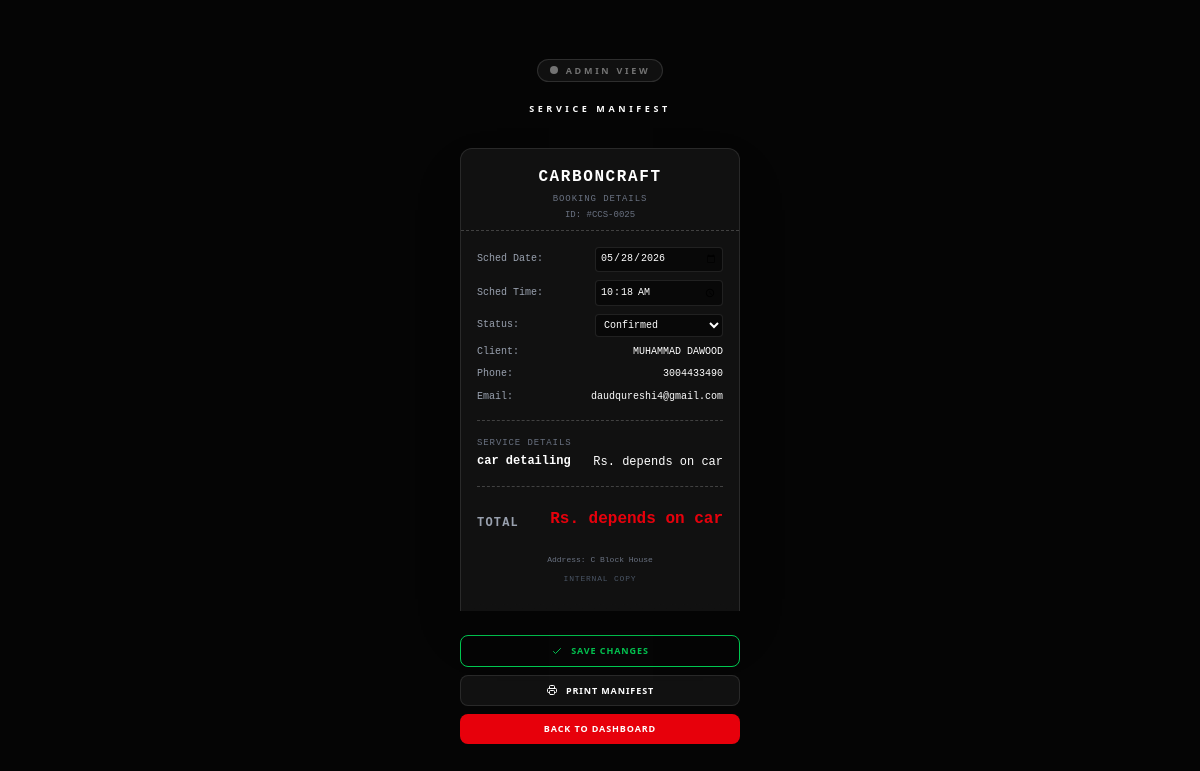
The app's page /adminstudio/booking/25/ (signed in), older data.
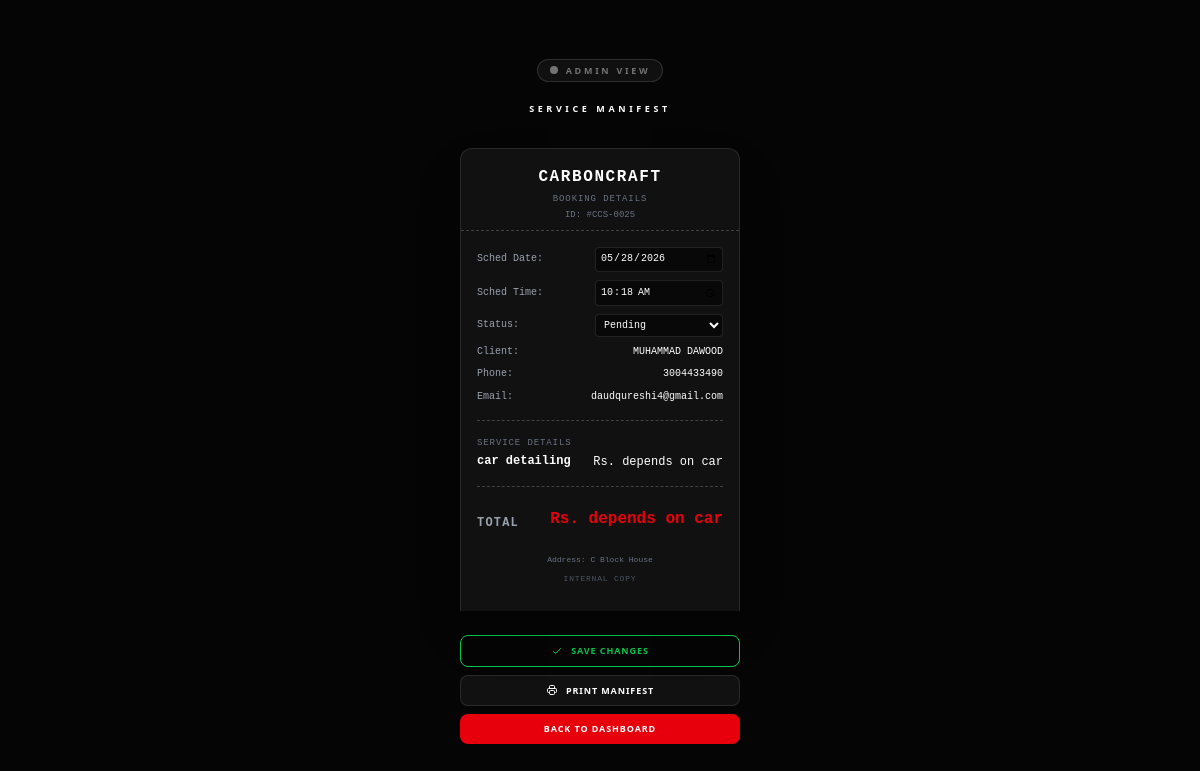
The same page, newer data.
### django_apps/services/models.py (models this page shows, shortened)
class ServiceBooking(models.Model):
    service = models.ForeignKey(Service, on_delete=models.CASCADE, related_name='bookings')
    first_name = models.CharField(max_length=100)
    last_name = models.CharField(max_length=100)
    email = models.EmailField()
    phone = models.CharField(max_length=20)
    booking_date = models.DateField()
    booking_time = models.TimeField()
    address = models.TextField()
    notes = models.TextField(blank=True, null=True)
    STATUS_CHOICES = [
        ('pending', 'Pending'),
        ('confirmed', 'Confirmed'),
        ('completed', 'Completed'),
        ('cancelled', 'Cancelled'),
    ]
    status = models.CharField(max_length=20, choices=STATUS_CHOICES, default='pending')
    created_at = models.DateTimeField(default=timezone.now)

class Service(models.Model):
    service_name = models.CharField(max_length=200)
    description = models.TextField()
    price = models.TextField(max_length = 250)
    is_available = models.BooleanField(default=True)

### django_apps/dashboard/views.py (the view, shortened to what this page needs)
# urls.py: path('booking/<int:pk>/', views.booking_detail_view, name='booking_detail'),
@user_passes_test(lambda u: u.is_staff, login_url='home')
def booking_detail_view(request, pk):
    booking = get_object_or_404(ServiceBooking, pk=pk)
    return render(request, 'booking_det.html', {'booking': booking})

### django_apps/dashboard/templates/booking_det.html (shortened to what the changed rows need)
{% extends "base1.html" %}
{% block content %}
{% load static tailwind_tags %}
{% load static %}
<section class="min-h-screen bg-[#050505] py-8 px-4 flex flex-col items-center justify-center font-sans">
    <div class="max-w-[280px] w-full">
        <div class="text-center mb-8 space-y-3">
            <h2 class="text-[9px] uppercase tracking-[0.4em] font-black text-white mt-2">Service Manifest</h2>
        </div>
        <form method="POST" class="relative bg-[#111] border-x border-t border-white/10 shadow-2xl font-mono text-sm mx-auto" style="border-radius: 12px 12px 0 0;">
            <div class="p-4 pb-2 text-center border-b border-dashed border-white/20">
                <h3 class="text-base font-black text-white uppercase tracking-widest">CarbonCraft</h3>
                <p class="text-[9px] text-gray-500 uppercase tracking-widest mt-1">Booking Details</p>
                <p class="text-[9px] text-gray-500 mt-1">ID: #CCS-{{ booking.id|stringformat:"04d" }}</p>
            </div>
            <div class="p-4 space-y-4">
                <div class="space-y-2 border-b border-dashed border-white/20 pb-4">
                    <div class="flex justify-between items-center text-[10px] text-gray-400 mb-2">
                        <span>Sched Date:</span>
                        <input type="date" name="booking_date" value="{{ booking.booking_date|date:'Y-m-d' }}" class="bg-black/50 border border-white/10 text-white text-[10px] p-1 rounded w-32 text-right">
                    </div>
                    <div class="flex justify-between items-center text-[10px] text-gray-400 mb-2">
                        <span>Sched Time:</span>
                        <input type="time" name="booking_time" value="{{ booking.booking_time|time:'H:i' }}" class="bg-black/50 border border-white/10 text-white text-[10px] p-1 rounded w-32 text-right">
                    </div>
                    <div class="flex justify-between items-center text-[10px] text-gray-400 mb-2">
                        <span>Status:</span>
                        <select name="status" class="bg-black/50 border border-white/10 text-white text-[10px] p-1 rounded w-32 outline-none focus:border-red-600/50">
                            <option value="pending" {% if booking.status == 'pending' %}selected{% endif %}>Pending</option>
                            <option value="confirmed" {% if booking.status == 'confirmed' %}selected{% endif %}>Confirmed</option>
                        </select>
                    </div>
                    <div class="flex justify-between items-start text-[10px] text-gray-400">
                        <span>Client:</span>
                        <span class="text-white text-right truncate max-w-[60%]">{{ booking.first_name }} {{ booking.last_name }}</span>
                    </div>
                    <div class="flex justify-between items-start text-[10px] text-gray-400">
                        <span>Phone:</span>
                        <span class="text-white text-right">{{ booking.phone }}</span>
                    </div>
                    <div class="flex justify-between items-start text-[10px] text-gray-400">
                        <span>Email:</span>
                        <span class="text-white text-right">{{ booking.email }}</span>
                    </div>
                </div>
                <div class="space-y-2 border-b border-dashed border-white/20 pb-4">
                    <div class="flex justify-between items-start">
                        <span class="text-xs font-bold text-white max-w-[60%] leading-tight">{{ booking.service.title|default:booking.service.service_name }}</span>
                        <span class="text-xs text-white whitespace-nowrap">Rs. {{ booking.service.price }}</span>
                    </div>
                </div>
                <div class="flex justify-between items-end pt-1 mt-1">
                    <span class="text-xs font-bold text-gray-400 uppercase tracking-widest">Total</span>
                    <span class="text-base font-black text-red-600">Rs. {{ booking.service.price }}</span>
                </div>
                <div class="pt-2 text-center space-y-1">
                    <p class="text-[8px] text-gray-500 leading-tight">Address: {{ booking.address }}</p>
                    <p class="text-[8px] text-gray-600 uppercase tracking-widest mt-2">Internal Copy</p>
                </div>
            </div>
        </form>
    </div>
</section>
{% endblock %}

Row changes from the older to the newer data that the page shows:
changed ServiceBooking "MUHAMMAD": status "Confirmed" → "Pending"
